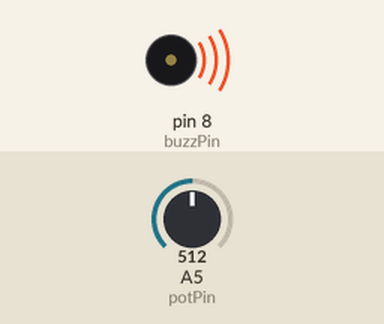
A sketch run on a simulated Arduino Uno, built with avr-gcc and run on an emulated ATmega328P. Shown: buzzer (waves = sounding). The inputs (shaded band) are chosen by the test bench; at power-on: A5 (potPin) = 512.

Above: at 0.1 s.
Timing chart, 0 to 1.6 s (numbered marks = the images above):
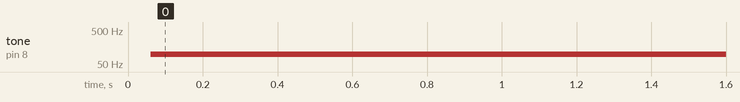

Measured:
- by itself, tone on pin 8 (buzzPin): silent → 98 Hz at 0.06 s

The sketch:

passivebuzzers.ino
```cpp
int buzzPin=8;
int potPin=A5;
int potVal;
int toneVal;
void setup() {
  // put your setup code here, to run once:
 pinMode(buzzPin,OUTPUT);
 pinMode(potPin,INPUT);
}

void loop() {
  // put your main code here, to run repeatedly:
 potVal=analogRead(potPin);
 toneVal=(9940./1023.)*potVal+60;

  digitalWrite(buzzPin,HIGH);
  delayMicroseconds(toneVal);
  digitalWrite(buzzPin,LOW);
  delayMicroseconds(toneVal);
}
```
